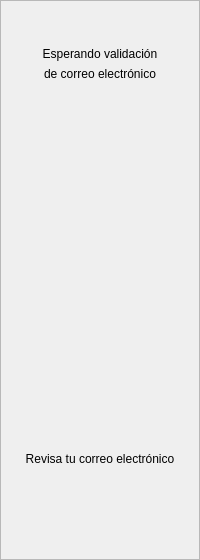
              <widget class="QWidget" name="page_3">
               <layout class="QVBoxLayout" name="verticalLayout_9">
                <property name="spacing">
                 <number>0</number>
                </property>
                <property name="leftMargin">
                 <number>0</number>
                </property>
                <property name="topMargin">
                 <number>0</number>
                </property>
                <property name="rightMargin">
                 <number>0</number>
                </property>
                <property name="bottomMargin">
                 <number>0</number>
                </property>
                <item>
                 <widget class="QFrame" name="frame_6">
                  <property name="maximumSize">
                   <size>
                    <width>400</width>
                    <height>600</height>
                   </size>
                  </property>
                  <property name="styleSheet">
                   <string notr="true"/>
                  </property>
                  <property name="frameShape">
                   <enum>QFrame::StyledPanel</enum>
                  </property>
                  <property name="frameShadow">
                   <enum>QFrame::Raised</enum>
                  </property>
                  <layout class="QVBoxLayout" name="verticalLayout_8" stretch="1,1,1,1,1,0,4">
                   <property name="leftMargin">
                    <number>0</number>
                   </property>
                   <property name="topMargin">
                    <number>0</number>
                   </property>
                   <property name="rightMargin">
                    <number>0</number>
                   </property>
                   <property name="bottomMargin">
                    <number>0</number>
                   </property>
                   <item>
                    <spacer name="verticalSpacer_17">
                     <property name="orientation">
                      <enum>Qt::Vertical</enum>
                     </property>
                     <property name="sizeHint" stdset="0">
                      <size>
                       <width>20</width>
                       <height>40</height>
                      </size>
                     </property>
                    </spacer>
                   </item>
                   <item>
                    <widget class="QLabel" name="label_5">
                     <property name="minimumSize">
                      <size>
                       <width>0</width>
                       <height>40</height>
                      </size>
                     </property>
                     <property name="maximumSize">
                      <size>
                       <width>16777215</width>
                       <height>50</height>
                      </size>
                     </property>
                     <property name="layoutDirection">
                      <enum>Qt::LeftToRight</enum>
                     </property>
                     <property name="styleSheet">
                      <string notr="true">font: 16pt &quot;Arial&quot;;</string>
                     </property>
                     <property name="text">
                      <string>Esperando validación</string>
                     </property>
                     <property name="alignment">
                      <set>Qt::AlignBottom|Qt::AlignHCenter</set>
                     </property>
                    </widget>
                   </item>
                   <item>
                    <widget class="QLabel" name="label_6">
                     <property name="minimumSize">
                      <size>
                       <width>0</width>
                       <height>40</height>
                      </size>
                     </property>
                     <property name="maximumSize">
                      <size>
                       <width>16777215</width>
                       <height>50</height>
                      </size>
                     </property>
                     <property name="styleSheet">
                      <string notr="true">font: 16pt &quot;Arial&quot;;</string>
                     </property>
                     <property name="text">
                      <string>de correo electrónico</string>
                     </property>
                     <property name="alignment">
                      <set>Qt::AlignHCenter|Qt::AlignTop</set>
                     </property>
                    </widget>
                   </item>
                   <item>
                    <spacer name="verticalSpacer_16">
                     <property name="orientation">
                      <enum>Qt::Vertical</enum>
                     </property>
                     <property name="sizeHint" stdset="0">
                      <size>
                       <width>20</width>
                       <height>40</height>
                      </size>
                     </property>
                    </spacer>
                   </item>
                   <item>
                    <widget class="QLabel" name="label_animation">
                     <property name="enabled">
                      <bool>true</bool>
                     </property>
                     <property name="minimumSize">
                      <size>
                       <width>0</width>
                       <height>300</height>
                      </size>
                     </property>
                     <property name="maximumSize">
                      <size>
                       <width>400</width>
                       <height>16777215</height>
                      </size>
                     </property>
                     <property name="text">
                      <string/>
                     </property>
                     <property name="alignment">
                      <set>Qt::AlignCenter</set>
                     </property>
                    </widget>
                   </item>
                   <item>
                    <widget class="QLabel" name="label_7">
                     <property name="minimumSize">
                      <size>
                       <width>0</width>
                       <height>40</height>
                      </size>
                     </property>
                     <property name="styleSheet">
                      <string notr="true">font: 16pt &quot;Arial&quot;;</string>
                     </property>
                     <property name="text">
                      <string>Revisa tu correo electrónico</string>
                     </property>
                     <property name="alignment">
                      <set>Qt::AlignCenter</set>
                     </property>
                    </widget>
                   </item>
                   <item>
                    <spacer name="verticalSpacer_21">
                     <property name="orientation">
                      <enum>Qt::Vertical</enum>
                     </property>
                     <property name="sizeHint" stdset="0">
                      <size>
                       <width>20</width>
                       <height>40</height>
                      </size>
                     </property>
                    </spacer>
                   </item>
                  </layout>
                 </widget>
                </item>
               </layout>
              </widget>
